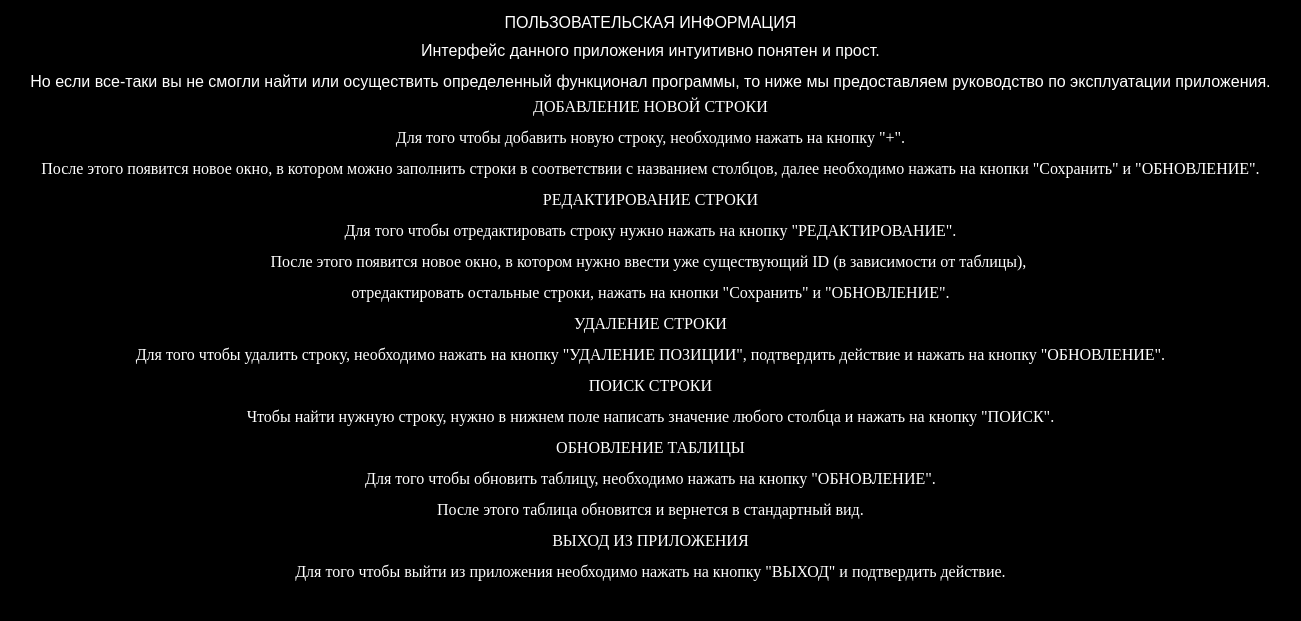
<?xml version="1.0" encoding="UTF-8"?>
<ui version="4.0">
 <class>SPRPOLZOVAT</class>
 <widget class="QDialog" name="SPRPOLZOVAT">
  <property name="geometry">
   <rect>
    <x>0</x>
    <y>0</y>
    <width>1301</width>
    <height>621</height>
   </rect>
  </property>
  <property name="windowTitle">
   <string>Справка</string>
  </property>
  <property name="styleSheet">
   <string notr="true">background-color: rgb(0, 0, 0);</string>
  </property>
  <layout class="QVBoxLayout" name="verticalLayout">
   <item>
    <widget class="QLabel" name="zag3">
     <property name="styleSheet">
      <string notr="true">font: 75 14pt &quot;Times New Roman&quot;;
background-color: rgb(0, 0, 0);
color: rgb(255, 255, 255);</string>
     </property>
     <property name="text">
      <string>&lt;html&gt;&lt;head/&gt;&lt;body&gt;&lt;p align=&quot;center&quot;&gt;&lt;span style=&quot; font-size:12pt;&quot;&gt;ПОЛЬЗОВАТЕЛЬСКАЯ ИНФОРМАЦИЯ&lt;/span&gt;&lt;/p&gt;&lt;/body&gt;&lt;/html&gt;</string>
     </property>
    </widget>
   </item>
   <item>
    <widget class="QLabel" name="label">
     <property name="sizePolicy">
      <sizepolicy hsizetype="Preferred" vsizetype="Maximum">
       <horstretch>0</horstretch>
       <verstretch>0</verstretch>
      </sizepolicy>
     </property>
     <property name="styleSheet">
      <string notr="true">font: 14pt &quot;Times New Roman&quot;;
color: rgb(255, 255, 255);
background-color: rgb(0, 0, 0);</string>
     </property>
     <property name="text">
      <string>&lt;html&gt;&lt;head/&gt;&lt;body&gt;&lt;p align=&quot;center&quot;&gt;&lt;span style=&quot; font-size:12pt;&quot;&gt;Интерфейс данного приложения интуитивно понятен и прост.&lt;/span&gt;&lt;/p&gt;&lt;p align=&quot;center&quot;&gt;&lt;span style=&quot; font-size:12pt;&quot;&gt;Но если все-таки вы не смогли найти или осуществить определенный функционал программы, то ниже мы предоставляем руководство по эксплуатации приложения.&lt;/span&gt;&lt;/p&gt;&lt;/body&gt;&lt;/html&gt;</string>
     </property>
    </widget>
   </item>
   <item>
    <widget class="QLabel" name="label_2">
     <property name="font">
      <font>
       <family>Times New Roman</family>
       <pointsize>12</pointsize>
       <weight>50</weight>
       <italic>false</italic>
       <bold>false</bold>
      </font>
     </property>
     <property name="styleSheet">
      <string notr="true">font: 12pt &quot;Times New Roman&quot;;
background-color: rgb(0, 0, 0);
color: rgb(255, 255, 255);</string>
     </property>
     <property name="text">
      <string>&lt;html&gt;&lt;head/&gt;&lt;body&gt;&lt;p align=&quot;center&quot;&gt;ДОБАВЛЕНИЕ НОВОЙ СТРОКИ&lt;/p&gt;&lt;p align=&quot;center&quot;&gt;Для того чтобы добавить новую строку, необходимо нажать на кнопку &amp;quot;+&amp;quot;.&lt;/p&gt;&lt;p align=&quot;center&quot;&gt;После этого появится новое окно, в котором можно заполнить строки в соответствии с названием столбцов, далее необходимо нажать на кнопки &amp;quot;Сохранить&amp;quot; и &amp;quot;ОБНОВЛЕНИЕ&amp;quot;.&lt;/p&gt;&lt;p align=&quot;center&quot;&gt;РЕДАКТИРОВАНИЕ СТРОКИ&lt;/p&gt;&lt;p align=&quot;center&quot;&gt;Для того чтобы отредактировать строку нужно нажать на кнопку &amp;quot;РЕДАКТИРОВАНИЕ&amp;quot;.&lt;/p&gt;&lt;p align=&quot;center&quot;&gt;После этого появится новое окно, в котором нужно ввести уже существующий ID (в зависимости от таблицы), &lt;/p&gt;&lt;p align=&quot;center&quot;&gt;отредактировать остальные строки, нажать на кнопки &amp;quot;Сохранить&amp;quot; и &amp;quot;ОБНОВЛЕНИЕ&amp;quot;.&lt;/p&gt;&lt;p align=&quot;center&quot;&gt;УДАЛЕНИЕ СТРОКИ&lt;/p&gt;&lt;p align=&quot;center&quot;&gt;Для того чтобы удалить строку, необходимо нажать на кнопку &amp;quot;УДАЛЕНИЕ ПОЗИЦИИ&amp;quot;, подтвердить действие и нажать на кнопку &amp;quot;ОБНОВЛЕНИЕ&amp;quot;.&lt;/p&gt;&lt;p align=&quot;center&quot;&gt;ПОИСК СТРОКИ&lt;/p&gt;&lt;p align=&quot;center&quot;&gt;Чтобы найти нужную строку, нужно в нижнем поле написать значение любого столбца и нажать на кнопку &amp;quot;ПОИСК&amp;quot;.&lt;/p&gt;&lt;p align=&quot;center&quot;&gt;ОБНОВЛЕНИЕ ТАБЛИЦЫ&lt;/p&gt;&lt;p align=&quot;center&quot;&gt;Для того чтобы обновить таблицу, необходимо нажать на кнопку &amp;quot;ОБНОВЛЕНИЕ&amp;quot;.&lt;/p&gt;&lt;p align=&quot;center&quot;&gt;После этого таблица обновится и вернется в стандартный вид.&lt;/p&gt;&lt;p align=&quot;center&quot;&gt;ВЫХОД ИЗ ПРИЛОЖЕНИЯ&lt;/p&gt;&lt;p align=&quot;center&quot;&gt;Для того чтобы выйти из приложения необходимо нажать на кнопку &amp;quot;ВЫХОД&amp;quot; и подтвердить действие.&lt;/p&gt;&lt;/body&gt;&lt;/html&gt;</string>
     </property>
    </widget>
   </item>
   <item>
    <widget class="QLabel" name="kartINT">
     <property name="text">
      <string/>
     </property>
     <property name="pixmap">
      <pixmap>../../build-USERLIST-Desktop_Qt_5_14_2_MinGW_32_bit-Debug/WAWAW/debug/img/5.png</pixmap>
     </property>
    </widget>
   </item>
  </layout>
 </widget>
 <resources/>
 <connections/>
</ui>
